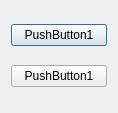
<?xml version="1.0" encoding="UTF-8"?>
<ui version="4.0">
 <class>Dialog</class>
 <widget class="QDialog" name="Dialog">
  <property name="geometry">
   <rect>
    <x>0</x>
    <y>0</y>
    <width>118</width>
    <height>113</height>
   </rect>
  </property>
  <property name="windowTitle">
   <string>Dialog</string>
  </property>
  <layout class="QVBoxLayout" name="verticalLayout">
   <item>
    <widget class="QPushButton" name="pushButton1">
     <property name="text">
      <string>PushButton1</string>
     </property>
    </widget>
   </item>
   <item>
    <widget class="QPushButton" name="pushButton2">
     <property name="text">
      <string>PushButton1</string>
     </property>
    </widget>
   </item>
  </layout>
 </widget>
 <layoutdefault spacing="6" margin="11"/>
 <resources/>
 <connections/>
</ui>
